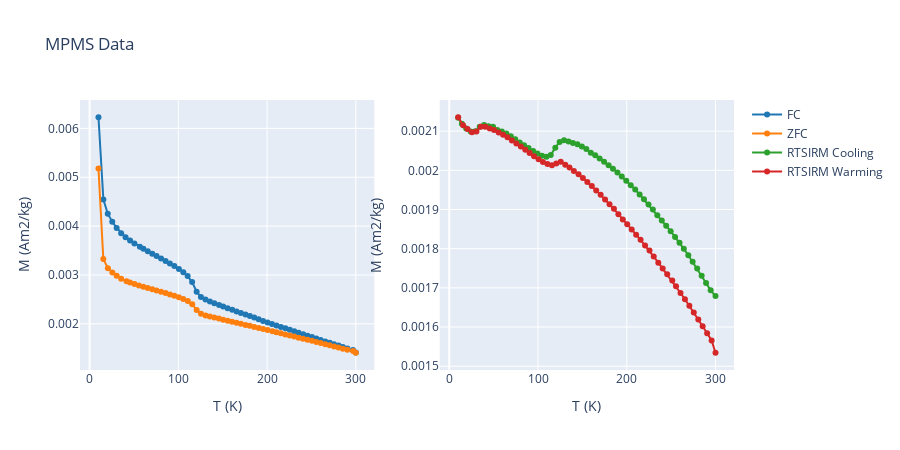

Notebook code cell kept with this figure:
### Markdown cell above
### Make interactive plots

Rather than the static plots made above (which are made using matplotlib), you may want to make interactive plots. This can be done by putting in the parameter `use_plotly=True` which generates plots using Plotly.

### Code cell
rmag.plot_mpms_data(fc_data, zfc_data, rtsirm_cool_data, rtsirm_warm_data, use_plotly=True)
